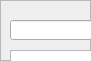
   <widget class="QFrame" name="F_cli">
    <property name="geometry">
     <rect>
      <x>20</x>
      <y>10</y>
      <width>91</width>
      <height>61</height>
     </rect>
    </property>
    <property name="frameShape">
     <enum>QFrame::StyledPanel</enum>
    </property>
    <property name="frameShadow">
     <enum>QFrame::Raised</enum>
    </property>
    <widget class="QLabel" name="test_label">
     <property name="geometry">
      <rect>
       <x>190</x>
       <y>20</y>
       <width>101</width>
       <height>21</height>
      </rect>
     </property>
     <property name="text">
      <string>who's the best : ...</string>
     </property>
    </widget>
    <widget class="QListWidget" name="aff_cli">
     <property name="geometry">
      <rect>
       <x>10</x>
       <y>50</y>
       <width>141</width>
       <height>211</height>
      </rect>
     </property>
    </widget>
    <widget class="QPushButton" name="B_add_cli">
     <property name="geometry">
      <rect>
       <x>198</x>
       <y>81</y>
       <width>75</width>
       <height>23</height>
      </rect>
     </property>
     <property name="text">
      <string>ADD</string>
     </property>
    </widget>
    <widget class="QPushButton" name="B_del_cli">
     <property name="geometry">
      <rect>
       <x>198</x>
       <y>121</y>
       <width>75</width>
       <height>23</height>
      </rect>
     </property>
     <property name="text">
      <string>DEL</string>
     </property>
    </widget>
    <widget class="QPushButton" name="B_mod_cli">
     <property name="geometry">
      <rect>
       <x>198</x>
       <y>161</y>
       <width>75</width>
       <height>23</height>
      </rect>
     </property>
     <property name="text">
      <string>MOD</string>
     </property>
    </widget>
    <widget class="QPushButton" name="B_view_cli">
     <property name="geometry">
      <rect>
       <x>198</x>
       <y>211</y>
       <width>75</width>
       <height>23</height>
      </rect>
     </property>
     <property name="text">
      <string>VIEW</string>
     </property>
    </widget>
    <widget class="QLineEdit" name="find_edit">
     <property name="geometry">
      <rect>
       <x>10</x>
       <y>20</y>
       <width>121</width>
       <height>20</height>
      </rect>
     </property>
    </widget>
    <widget class="QPushButton" name="B_reinit">
     <property name="geometry">
      <rect>
       <x>140</x>
       <y>20</y>
       <width>21</width>
       <height>23</height>
      </rect>
     </property>
     <property name="text">
      <string/>
     </property>
    </widget>
   </widget>
